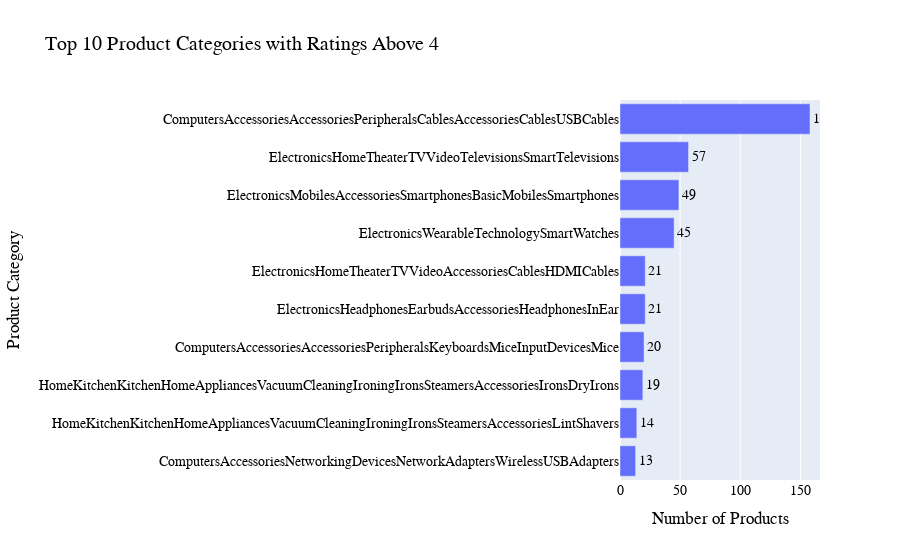

Notebook code for this chart:
### Markdown cell above
***Electronics make up the biggest chunk of sales, especially with a focus on smartphones, smartwatches, and smart TVs. Computers and accessories come in second, mainly focusing on cables, keyboards, and mice. Home appliances include small items like blenders and vacuum cleaners***

### Code cell
high_rating = df_amazon[df_amazon['rating'] > 4]
hight_rating_category = high_rating['category'].value_counts().head(10)
hight_rating_category = hight_rating_category.iloc[::-1]



 
fig2 = px.bar(hight_rating_category,
              x=hight_rating_category.values , y = hight_rating_category.index ,
              text_auto= True,
              title="Top 10 Product Categories with Ratings Above 4")


fig2.update_xaxes(title_text = 'Number of Products')
fig2.update_yaxes(title_text = 'Product Category')
fig2.update_layout(font = dict(family = 'Arial', size = 14, color = 'black'))
fig2.update_traces(textposition = 'outside')

### Figure 1 — Plotly figure (JSON) as saved in the notebook; plotly's stock layout.template omitted (floating-point values rounded to 4 significant figures)
{"data": [{"alignmentgroup": "True", "hovertemplate": "x=%{x}<br>category=%{y}<extra></extra>", "legendgroup": "", "marker": {"color": "#636efa", "pattern": {"shape": ""}}, "name": "", "offsetgroup": "", "orientation": "h", "showlegend": false, "textposition": "outside", "texttemplate": "%{x}", "type": "bar", "x": [13, 14, 19, 20, 21, 21, 45, 49, 57, 158], "xaxis": "x", "y": ["ComputersAccessoriesNetworkingDevicesNetworkAdaptersWirelessUSBAdapters", "HomeKitchenKitchenHomeAppliancesVacuumCleaningIroningIronsSteamersAccessoriesLintShavers", "HomeKitchenKitchenHomeAppliancesVacuumCleaningIroningIronsSteamersAccessoriesIronsDryIrons", "ComputersAccessoriesAccessoriesPeripheralsKeyboardsMiceInputDevicesMice", "ElectronicsHeadphonesEarbudsAccessoriesHeadphonesInEar", "ElectronicsHomeTheaterTVVideoAccessoriesCablesHDMICables", "ElectronicsWearableTechnologySmartWatches", "ElectronicsMobilesAccessoriesSmartphonesBasicMobilesSmartphones", "ElectronicsHomeTheaterTVVideoTelevisionsSmartTelevisions", "ComputersAccessoriesAccessoriesPeripheralsCablesAccessoriesCablesUSBCables"], "yaxis": "y"}], "layout": {"barmode": "relative", "font": {"color": "black", "family": "Arial", "size": 14}, "legend": {"tracegroupgap": 0}, "title": {"text": "Top 10 Product Categories with Ratings Above 4"}, "xaxis": {"anchor": "y", "domain": [0, 1], "title": {"text": "Number of Products"}}, "yaxis": {"anchor": "x", "domain": [0, 1], "title": {"text": "Product Category"}}}}
